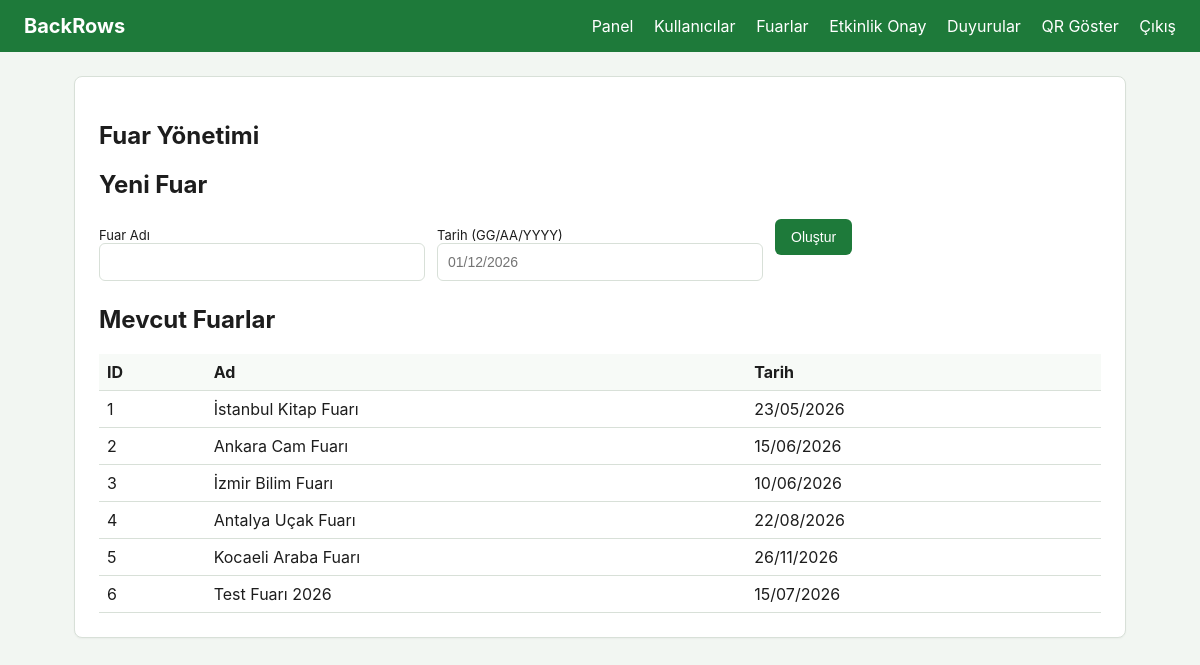
Screenshot of /admin/fairs (signed in) with the database file from the repository.
### tables this page shows
CREATE TABLE fuarlar (
    id      INTEGER PRIMARY KEY AUTOINCREMENT,
    ad      TEXT NOT NULL,
    tarih   TEXT NOT NULL
);

### app/routers/admin.py (the view)
@router.get("/fairs")
async def fairs_page(request: Request, hata: str | None = None):
    return templates.TemplateResponse(
        request, "admin/fairs.html", {"fuarlar": list_fuarlar(), "hata": hata}
    )

### templates/admin/fairs.html (shortened to what this page needs)
{% extends "base.html" %}
{% block nav %}{% include "admin/_nav.html" %}{% endblock %}
{% block content %}
<section class="card">
    <h1>Fuar Yönetimi</h1>
    <h2>Yeni Fuar</h2>
    <form method="post" action="/admin/fairs" class="grid-form">
        <label>Fuar Adı<input type="text" name="ad" required></label>
        <label>Tarih (GG/AA/YYYY)<input type="text" name="tarih" placeholder="01/12/2026" required></label>
        <div><button type="submit">Oluştur</button></div>
    </form>
    <h2>Mevcut Fuarlar</h2>
    <table>
        <thead><tr><th>ID</th><th>Ad</th><th>Tarih</th></tr></thead>
        <tbody>
        {% for f in fuarlar %}
            <tr><td>{{ f["id"] }}</td><td>{{ f["ad"] }}</td><td>{{ f["tarih"] }}</td></tr>
        {% endfor %}
        </tbody>
    </table>
</section>
{% endblock %}

### static/css/style.css (style rules this page uses)
:root { --primary: #1e7a3a; --primary-dark: #155a2b; --surface: #ffffff; --bg: #f2f6f2; --text: #1d1d1d; --muted: #6b7280; --danger: #b3261e; --border: #d8e0d8; }
* { box-sizing: border-box; }
body { margin: 0; font-family: -apple-system, BlinkMacSystemFont, "Segoe UI", Roboto, sans-serif; background: var(--bg); color: var(--text); }
.card { background: var(--surface); border: 1px solid var(--border); border-radius: 8px; padding: 24px; box-shadow: 0 1px 2px rgba(0,0,0,0.04); }
button, .btn { background: var(--primary); color: white; border: 0; padding: 10px 16px; border-radius: 6px; cursor: pointer; font-size: 14px; text-decoration: none; display: inline-block; }
input[type="text"], input[type="email"], input[type="password"], input[type="tel"], select { width: 100%; padding: 10px; border: 1px solid var(--border); border-radius: 6px; font-size: 14px; }
label { display: block; margin: 8px 0 4px; font-size: 13px; }
table { width: 100%; border-collapse: collapse; }
th, td { padding: 8px; border-bottom: 1px solid var(--border); text-align: left; }
th { background: #f7faf7; }
.grid-form { display: grid; grid-template-columns: repeat(auto-fit, minmax(220px, 1fr)); gap: 12px; margin-bottom: 16px; }

### rows the page displays
fuarlar: id "1", ad "İstanbul Kitap Fuarı", tarih "23/05/2026"
fuarlar: id "2", ad "Ankara Cam Fuarı", tarih "15/06/2026"
fuarlar: id "3", ad "İzmir Bilim Fuarı", tarih "10/06/2026"
fuarlar: id "4", ad "Antalya Uçak Fuarı", tarih "22/08/2026"
fuarlar: id "5", ad "Kocaeli Araba Fuarı", tarih "26/11/2026"
fuarlar: id "6", ad "Test Fuarı 2026", tarih "15/07/2026"
